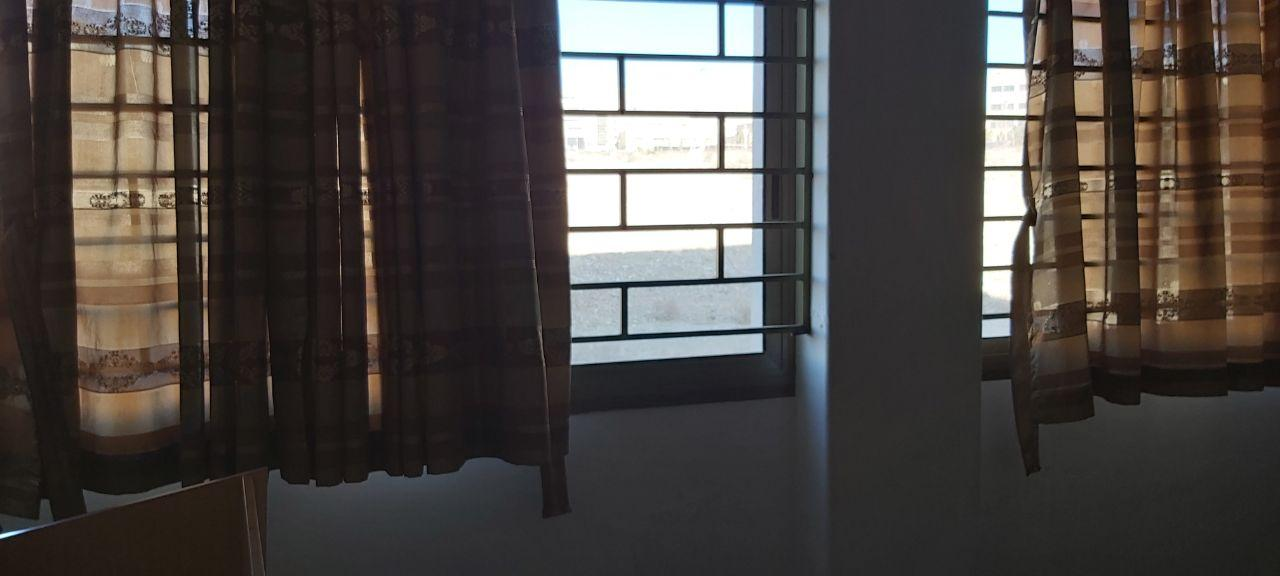
%> input picture 9.jpg, 1280 x 576 px
$ octave contrast.m   (GNU Octave 9; MATLAB toolbox functions it lacks are replaced by stand-ins)
%> lines starting %> are read from the running program, lines starting %| are printed output that depends on the picture

im = imread('9.jpg');
%> im is the input picture: size 576x1280x3 uint8; mean R, G, B 73.8, 68.6, 65.3

s = 5;
m = 30;
p1 = 1./(1+(m./(double(im)+eps)).^s);
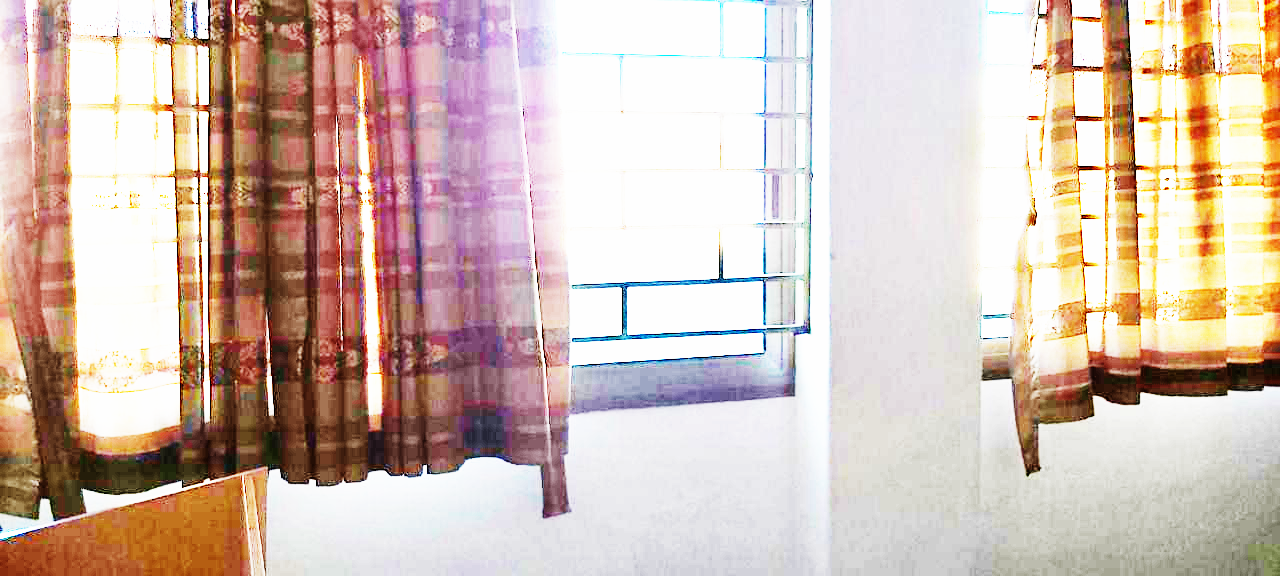
%> p1: size 576x1280x3 double; mean R, G, B 0.83, 0.749, 0.708

s = 2;
m = 30;
p2 = 1./(1+(m./(double(im)+eps)).^s);
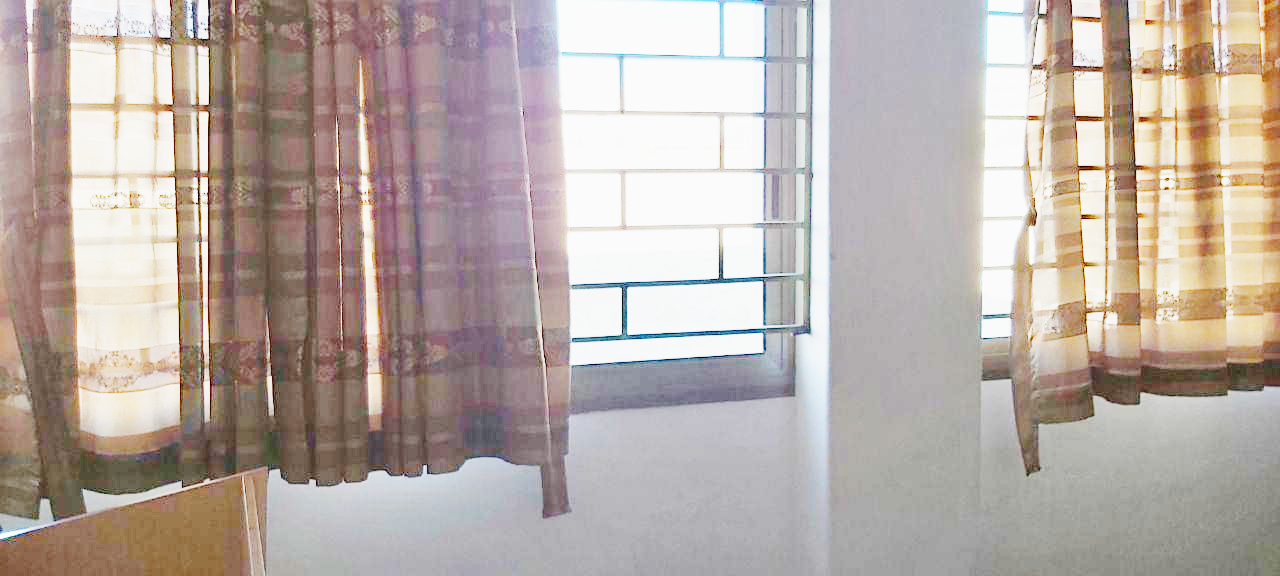
%> p2: size 576x1280x3 double; mean R, G, B 0.724, 0.678, 0.652

figure(1),
subplot(2,1,1),imshow(p1)
subplot(2,1,2),imshow(p2)

s = 5;
m = 240;
p3 = 1./(1+(m./(double(im)+eps)).^s);
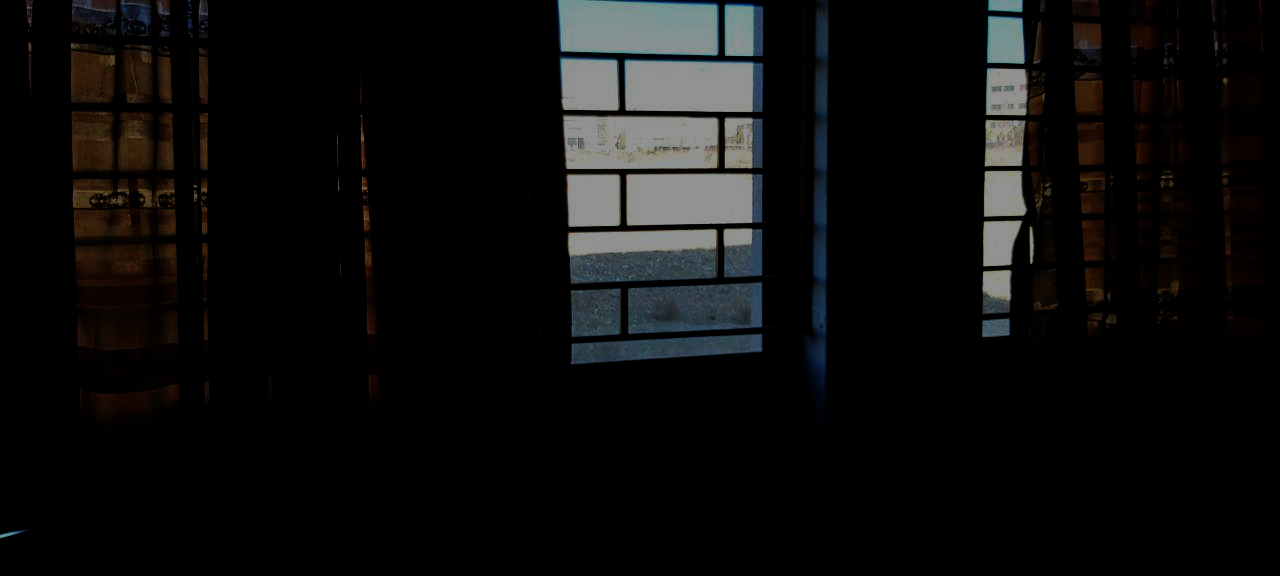
%> p3: size 576x1280x3 double; mean R, G, B 0.0526, 0.0523, 0.051

s = 2;
m = 240;
p4 = 1./(1+(m./(double(im)+eps)).^s);
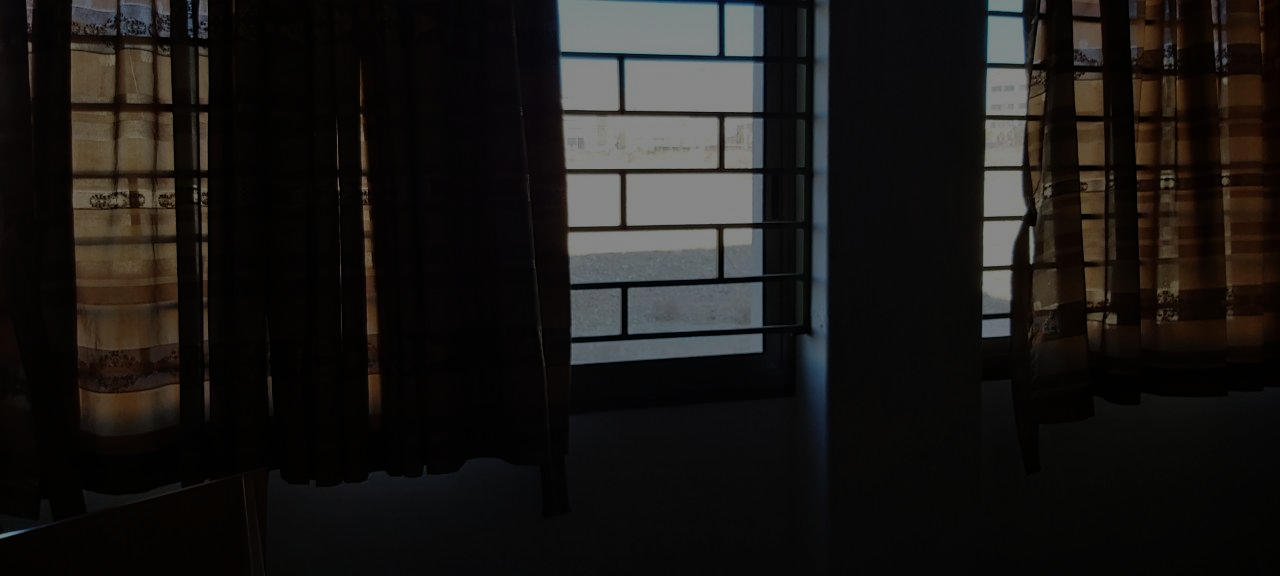
%> p4: size 576x1280x3 double; mean R, G, B 0.104, 0.0951, 0.0891

figure(2),
subplot(2,1,1),imshow(p3)
subplot(2,1,2),imshow(p4)


figure(3),
subplot(2,3,1), imshow(im),title('orginal image')
subplot(2,3,2), imshow(p1),title('s=5 m=30')
subplot(2,3,3), imshow(p2),title('s=2 m=30')
subplot(2,3,4), imshow(im),title('orginal image')
subplot(2,3,5), imshow(p3),title('s=5 m=240')
subplot(2,3,6), imshow(p4),title('s=2 m=240')

$ run again, with 1.jpg copied over 9.jpg
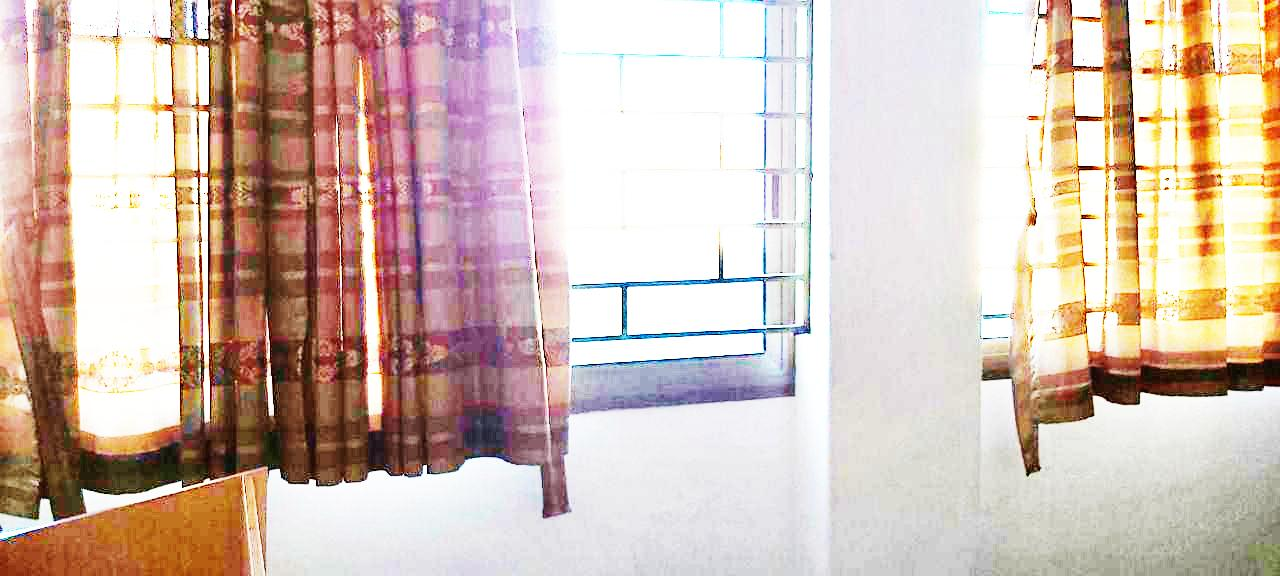
%> input picture 1.jpg, 1280 x 576 px
%> im is the input picture: size 576x1280x3 uint8; mean R, G, B 211.3, 190.9, 180.2
%> `p2 = 1./(1+(m./(double(im)+eps)).^s);`:
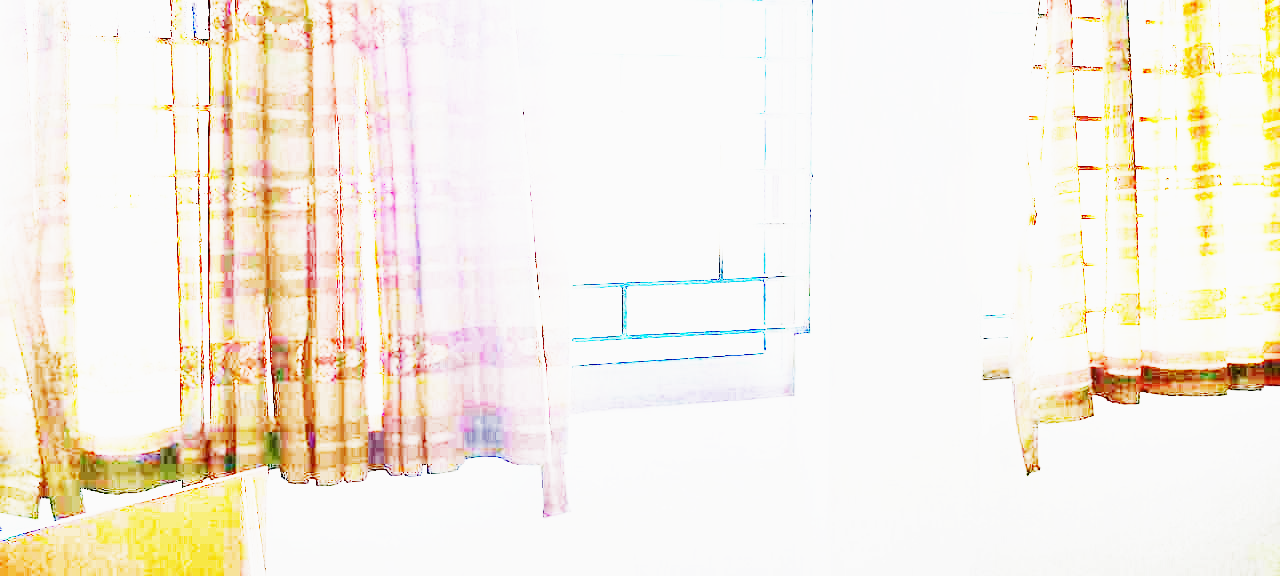
%> p2: size 576x1280x3 double; mean R, G, B 0.967, 0.941, 0.899
%> `p4 = 1./(1+(m./(double(im)+eps)).^s);`:
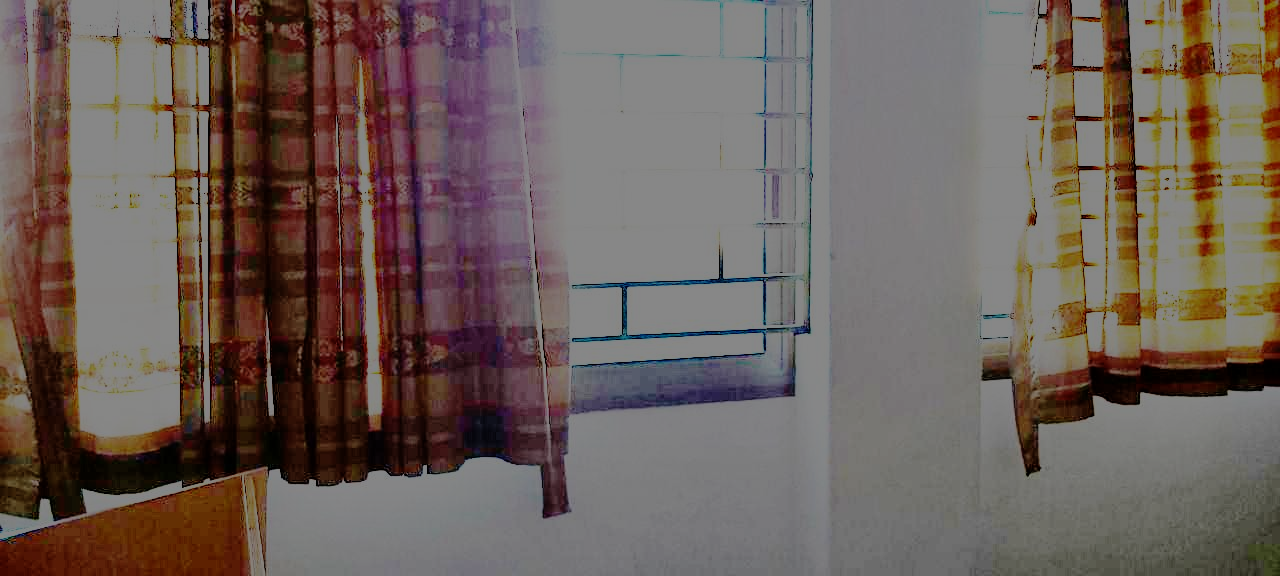
%> p4: size 576x1280x3 double; mean R, G, B 0.43, 0.38, 0.358

$ run again, with 3.jpg copied over 9.jpg
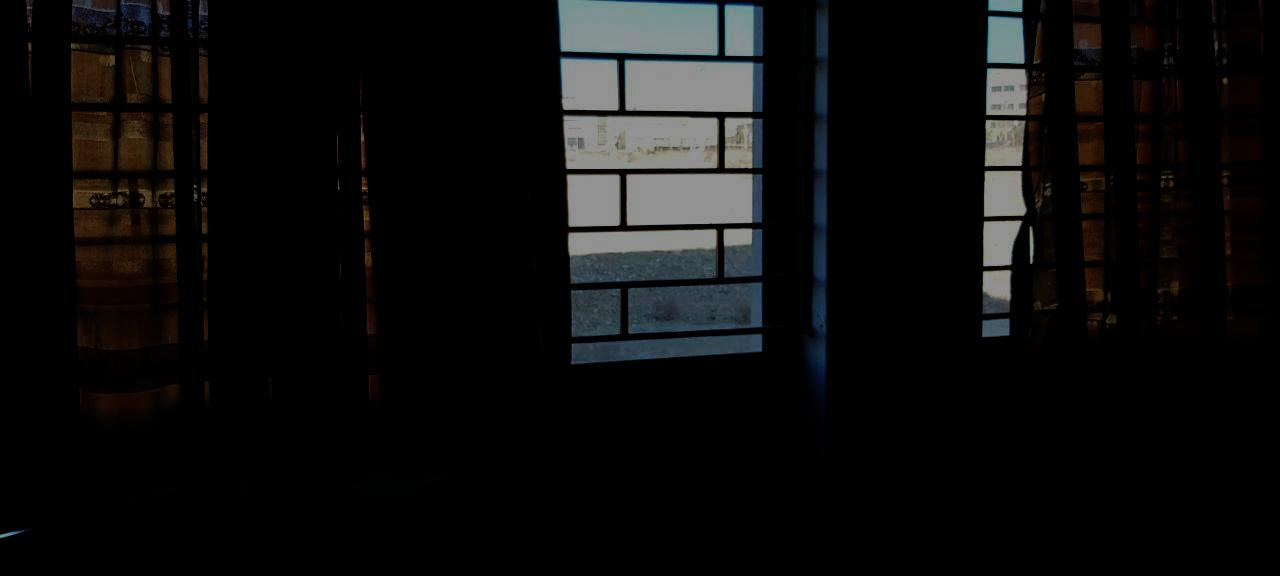
%> input picture 3.jpg, 1280 x 576 px
%> im is the input picture: size 576x1280x3 uint8; mean R, G, B 13.4, 13.4, 13.2
%> `p2 = 1./(1+(m./(double(im)+eps)).^s);`:
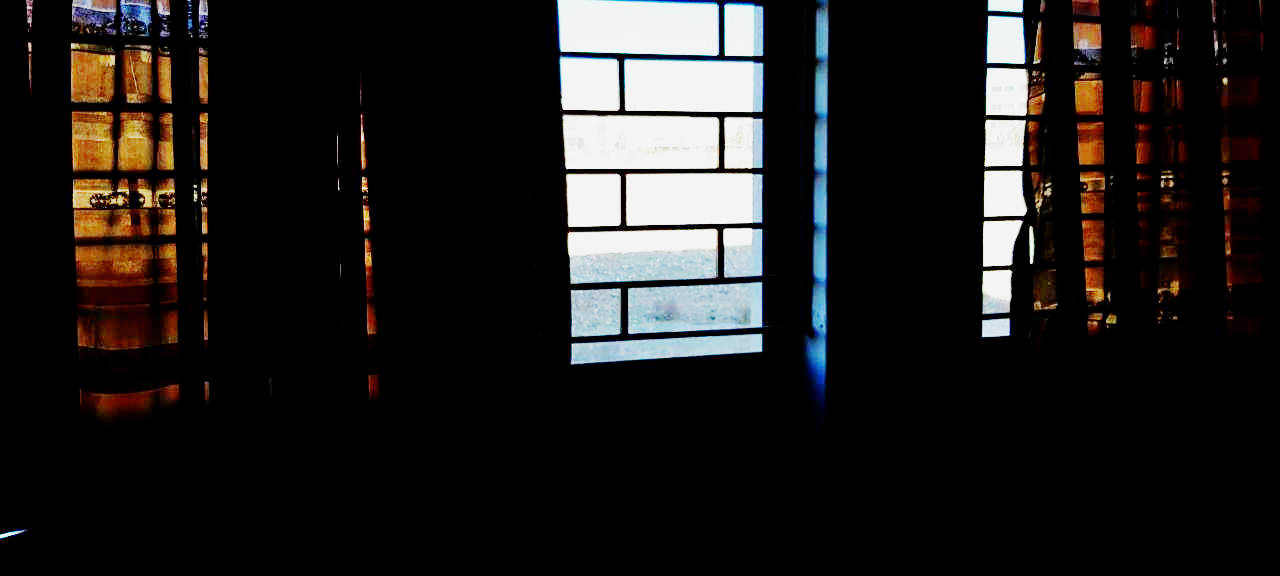
%> p2: size 576x1280x3 double; mean R, G, B 0.122, 0.113, 0.107
%> `p4 = 1./(1+(m./(double(im)+eps)).^s);`:
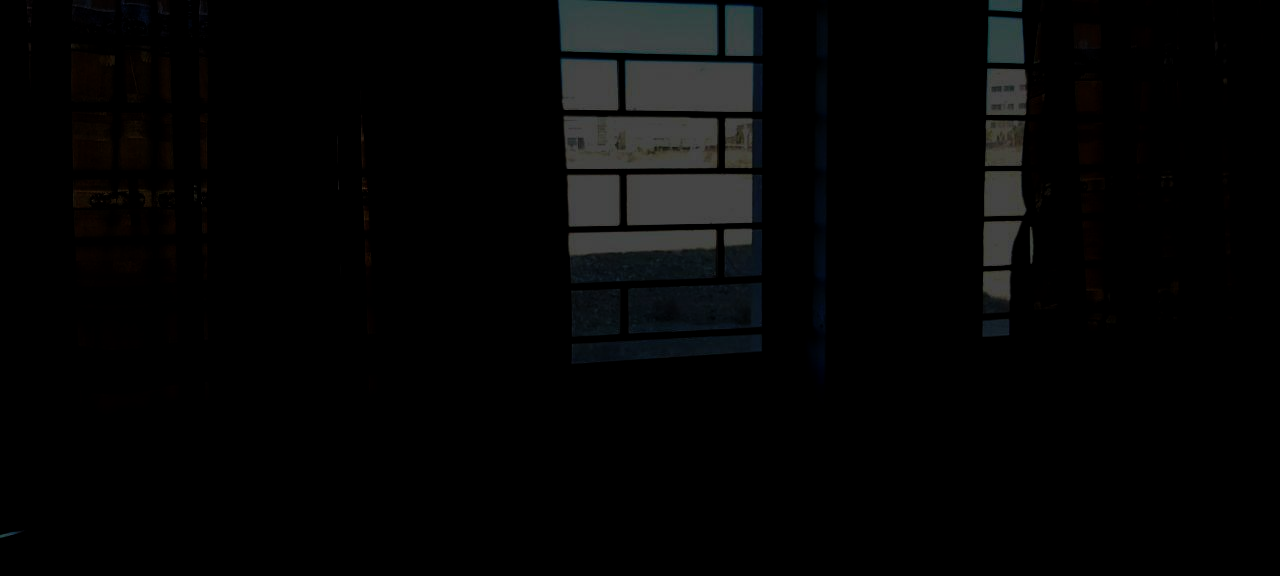
%> p4: size 576x1280x3 double; mean R, G, B 0.0195, 0.0206, 0.0207
